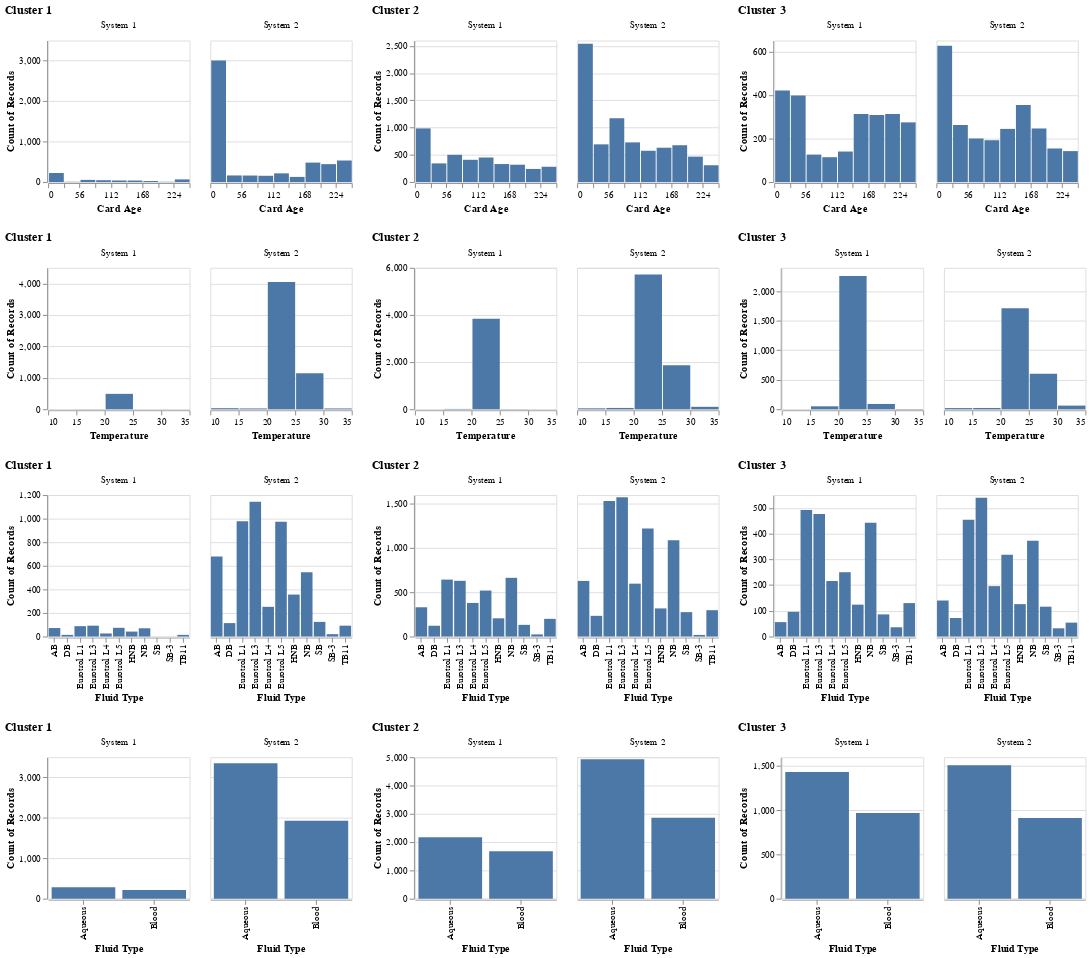

Here is the notebook cell this chart was saved with:
### Code cell
# Plot the feature distribution
plot_sensor_data(B_cal_window_zero, y_pred)
